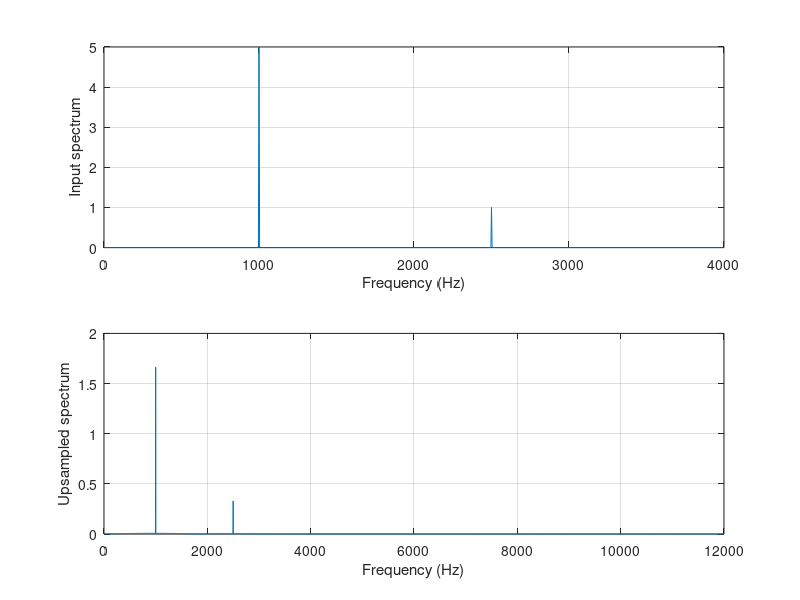

Source code (MATLAB):
% MATLAB Program 11.6  
% this program is the polyphase implementation for interpolation Figure 11.18
%Up sampling filter  (see Chapter 7 for FIR filter design)
close all; clear all;clc
B =[ -0.00012783931504   0.00069976044649   0.00123831516738   0.00100277549136...
  -0.00025059018468  -0.00203448515158  -0.00300830295487  -0.00174101657599...
   0.00188598835011   0.00578414933758   0.00649330625041   0.00177982369523...
  -0.00670672686935  -0.01319379342716  -0.01116855281442   0.00123034314117...
   0.01775600060894   0.02614700427364   0.01594155162392  -0.01235169936557...
  -0.04334322148505  -0.05244745563466  -0.01951094855292   0.05718573279009...
   0.15568416401644   0.23851539047347   0.27083333333333   0.23851539047347...
   0.15568416401644   0.05718573279009  -0.01951094855292  -0.05244745563466...
  -0.04334322148505  -0.01235169936557   0.01594155162392   0.02614700427364...
   0.01775600060894   0.00123034314117  -0.01116855281442  -0.01319379342716...
  -0.00670672686935   0.00177982369523   0.00649330625041   0.00578414933758...
   0.00188598835011  -0.00174101657599  -0.00300830295487  -0.00203448515158...
  -0.00025059018468   0.00100277549136   0.00123831516738   0.00069976044649...
  -0.00012783931504];
% Generate 2048 samples with fs=8000 Hz
fs=8000;                                      % sampling rate 
N=2048;                                       % number of samples
L = 3;                                        % up sampling factor 
n=0:1:N-1;
x=5*sin(n*pi/4)+cos(5*n*pi/8);
% Interpolation using the polyphase method
p0=B(1:L:length(B));    %filter 0
p1=B(2:L:length(B));    %filter 1
p2=B(3:L:length(B));    %filter 2
w0=filter(p0,1,x);      % filtering 
w1=filter(p1,1,x);  %filtering 
w2=filter(p2,1,x); %filterinng 
y0=zeros(1,L*length(w0));
y0(1:L:L*length(w0))=w0;  % upsampled for channel 0 by L
y1=zeros(1,L*length(w1));
y1(1:L:L*length(w1))=w1;  % upsampled for channel 1 by L
y2=zeros(1,L*length(w2));
y2(1:L:L*length(w2))=w2;  % upsampled for channel 2 by L
y1=filter([0 1],1,y1); % delay one sample
y2=filter([0 0 1],1,y2); % delay two samples
y=y0+y1+y2;  %polyphase output
% the polyphase implementation ends
X=2*abs(fft(x,N))/N;X(1)=X(1)/2; %compute one-sided input amplitude spectrum
f=[0:1:N/2-1]*fs/N;  % map the frequency index to the frequency (Hz)
NL=length(x)*L;
Y=2*abs(fft(y,NL))/NL;Y(1)=Y(1)/2; %compute one-sided amplitude spectrum
fsL=[0:1:NL/2-1]*fs*L/NL; % map the frequency index to the frequency (Hz)
subplot(2,1,1);plot(f,X(1:1:N/2));grid; xlabel('Frequency (Hz)'); ylabel('Input spectrum');
subplot(2,1,2);plot(fsL,Y(1:1:NL/2));grid; xlabel('Frequency (Hz)');ylabel('Upsampled spectrum');
